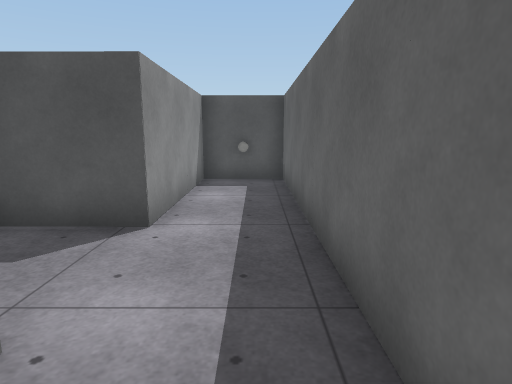
[1] (above)

12 first-person views from a walk through a scene from a Unity 3-D project. The camera is 1.4 m above the floor, tilts 10° down and sees 75° across. Doors are open. The floor is counted in squares, 1 m on a side. Each view is taken from the middle of a square. On the plan, view 1 faces up. The plan holds only what a view shows up to about 15 squares ahead; the rest is blank. The place goes on beyond the plan. The player is left out. Surface patterns are stand-ins for the level's own textures.

[2]
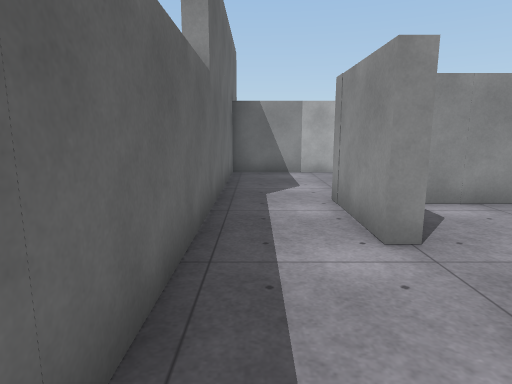

[3]
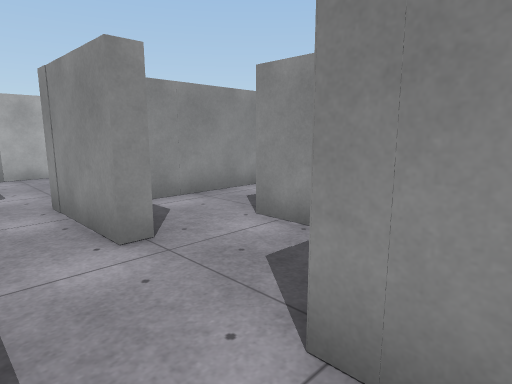

[4]
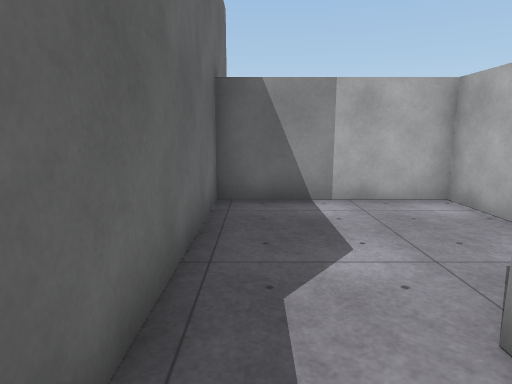

[5]
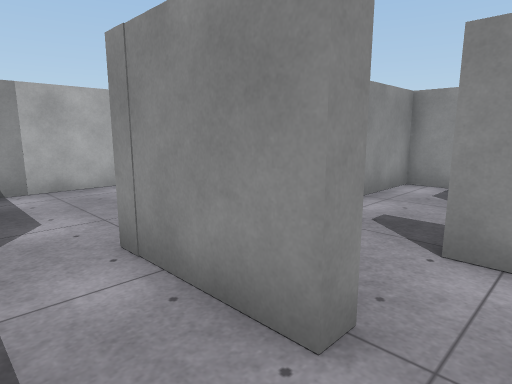

[6]
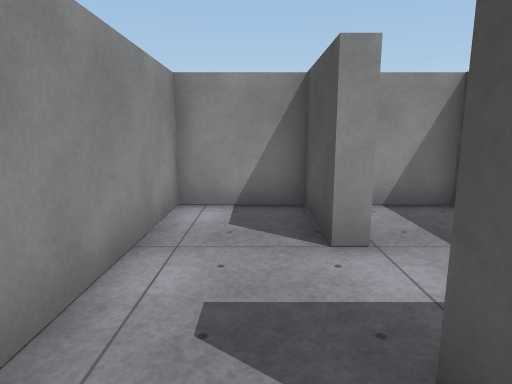

[7]
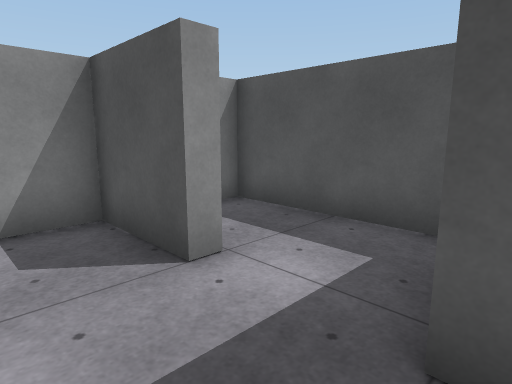

[8]
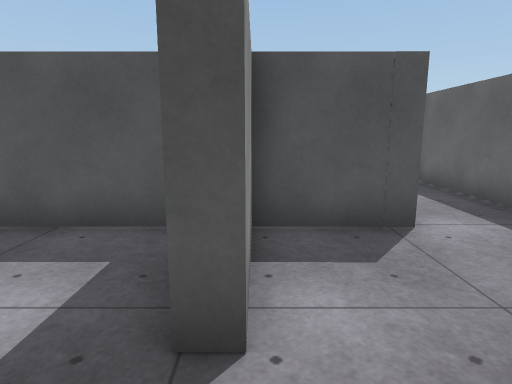

[9]
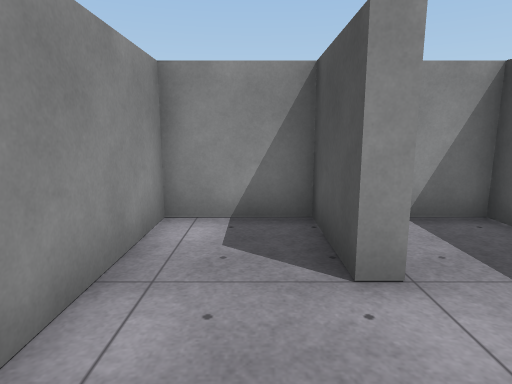

[10]
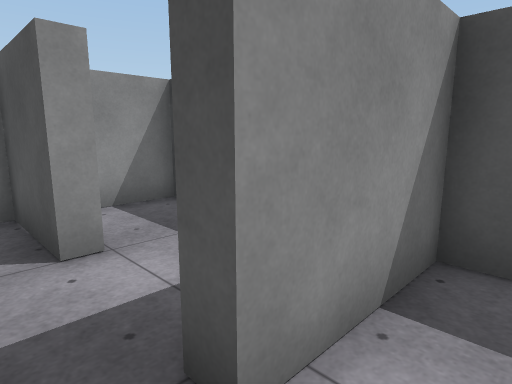

[11]
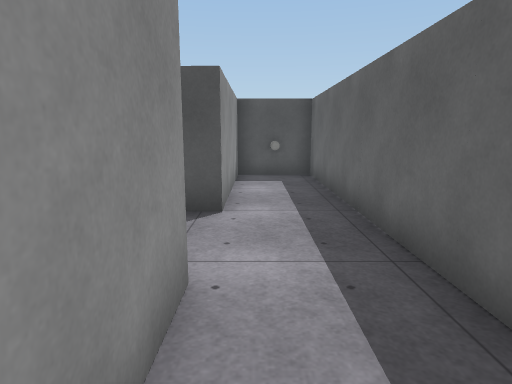

[12]
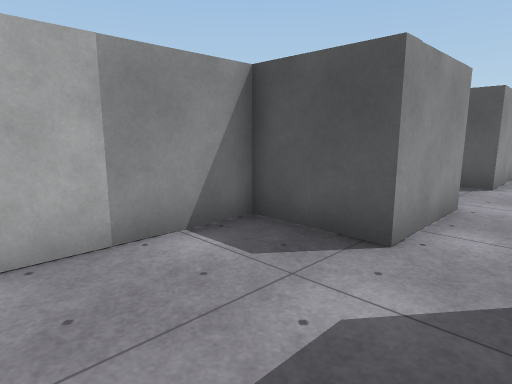

### Floor plan
Points are (right, up) in squares from view 1. A wall is a line through its corners. A room is listed if a view was taken in it or the views show most of it. See-through windows are left out.
Room 1 (views 1, 2, 3, 4, 5, 6, 10, 11, 12)
walls: (-2.1, 1.9) (-1.6, 1.9) (-1.6, -1) (-4.1, -1) (-4.1, -6) (0.8, -6) (0.8, 10.2) (-1.6, 10.2) (-1.6, 4.9) (-4.1, 4.9) (-4.1, 1.9)
ways out: opening at (-4, 0.5) to room 2
Room 2 (views 7, 8, 9)
walls: (-7, 2.5) (-7, 1.9) (-9.4, 1.9) (-9.4, -0.5) (-3.4, -0.5); (-4.1, 1.9) (-4.6, 1.9)
ways out: opening at (-4, 0.5) to room 1; opening at (-5.5, 2) to room 3
Room 3 (no view inside)
walls: (-5.2, 4.9) (-9.4, 4.9) (-9.4, 3.2)
ways out: opening at (-5.5, 2) to room 2

Where each view was taken, in squares from view 1:
view 1: 0 up, 0 right, facing up
view 2: 6 up, 0 right, facing down
view 3: 6 up, 0 right, facing down-left
view 4: 1 up, 0 right, facing down
view 5: 3 up, 0 right, facing down-left
view 6: 1 up, 3 left, facing left
view 7: 0 up, 4 left, facing up-left
view 8: 0 up, 4 left, facing up
view 9: 1 up, 4 left, facing left
view 10: 1 up, 3 left, facing up-left
view 11: 1 down, 1 left, facing up
view 12: 5 down, 0 right, facing up-left
